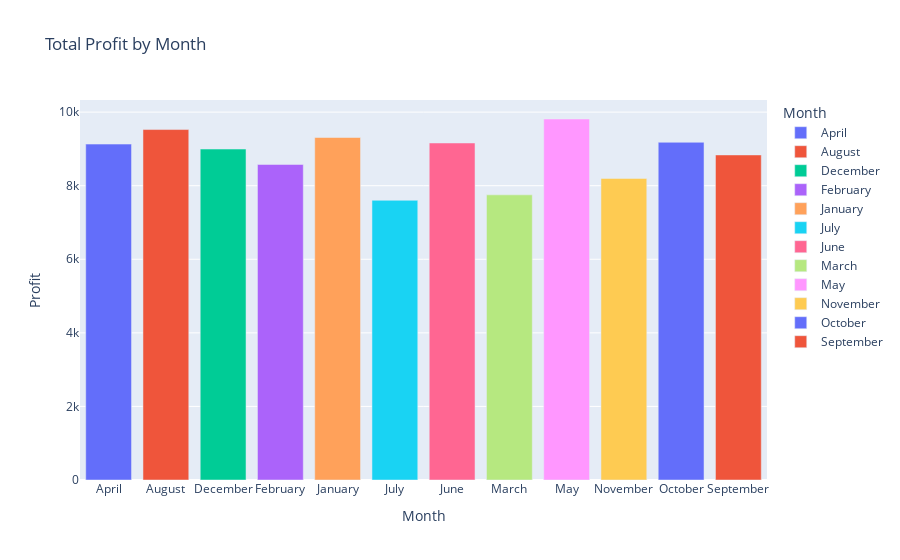

This figure's notebook cell:
### Markdown cell above
### Bi-Variate Pure Mixed Insights


**Product\_Category vs Sales\_Quantity** → Positive Association

* **Insight:** Popular categories like **Electronics and Fashion** consistently drive higher sales, indicating **strong customer demand and potential for upselling**

### Code cell
#  2. Total Profit by Month
month_profit = data.groupby('Month')['Profit'].sum().reset_index(name='sum')
fig2 = px.bar(month_profit, x='Month', y='sum', color='Month',title='Total Profit by Month')
fig2.update_layout(xaxis_title='Month', yaxis_title='Profit')
fig2.show()

### Figure 1 — Plotly figure (JSON) as saved in the notebook; plotly's stock layout.template omitted (floating-point values rounded to 4 significant figures)
{"data": [{"alignmentgroup": "True", "hovertemplate": "Month=%{x}<br>sum=%{y}<extra></extra>", "legendgroup": "April", "marker": {"color": "#636efa", "pattern": {"shape": ""}}, "name": "April", "offsetgroup": "April", "orientation": "v", "showlegend": true, "textposition": "auto", "type": "bar", "x": ["April"], "xaxis": "x", "y": [9131], "yaxis": "y"}, {"alignmentgroup": "True", "hovertemplate": "Month=%{x}<br>sum=%{y}<extra></extra>", "legendgroup": "August", "marker": {"color": "#EF553B", "pattern": {"shape": ""}}, "name": "August", "offsetgroup": "August", "orientation": "v", "showlegend": true, "textposition": "auto", "type": "bar", "x": ["August"], "xaxis": "x", "y": [9526], "yaxis": "y"}, {"alignmentgroup": "True", "hovertemplate": "Month=%{x}<br>sum=%{y}<extra></extra>", "legendgroup": "December", "marker": {"color": "#00cc96", "pattern": {"shape": ""}}, "name": "December", "offsetgroup": "December", "orientation": "v", "showlegend": true, "textposition": "auto", "type": "bar", "x": ["December"], "xaxis": "x", "y": [8996], "yaxis": "y"}, {"alignmentgroup": "True", "hovertemplate": "Month=%{x}<br>sum=%{y}<extra></extra>", "legendgroup": "February", "marker": {"color": "#ab63fa", "pattern": {"shape": ""}}, "name": "February", "offsetgroup": "February", "orientation": "v", "showlegend": true, "textposition": "auto", "type": "bar", "x": ["February"], "xaxis": "x", "y": [8577], "yaxis": "y"}, {"alignmentgroup": "True", "hovertemplate": "Month=%{x}<br>sum=%{y}<extra></extra>", "legendgroup": "January", "marker": {"color": "#FFA15A", "pattern": {"shape": ""}}, "name": "January", "offsetgroup": "January", "orientation": "v", "showlegend": true, "textposition": "auto", "type": "bar", "x": ["January"], "xaxis": "x", "y": [9310], "yaxis": "y"}, {"alignmentgroup": "True", "hovertemplate": "Month=%{x}<br>sum=%{y}<extra></extra>", "legendgroup": "July", "marker": {"color": "#19d3f3", "pattern": {"shape": ""}}, "name": "July", "offsetgroup": "July", "orientation": "v", "showlegend": true, "textposition": "auto", "type": "bar", "x": ["July"], "xaxis": "x", "y": [7603], "yaxis": "y"}, {"alignmentgroup": "True", "hovertemplate": "Month=%{x}<br>sum=%{y}<extra></extra>", "legendgroup": "June", "marker": {"color": "#FF6692", "pattern": {"shape": ""}}, "name": "June", "offsetgroup": "June", "orientation": "v", "showlegend": true, "textposition": "auto", "type": "bar", "x": ["June"], "xaxis": "x", "y": [9161], "yaxis": "y"}, {"alignmentgroup": "True", "hovertemplate": "Month=%{x}<br>sum=%{y}<extra></extra>", "legendgroup": "March", "marker": {"color": "#B6E880", "pattern": {"shape": ""}}, "name": "March", "offsetgroup": "March", "orientation": "v", "showlegend": true, "textposition": "auto", "type": "bar", "x": ["March"], "xaxis": "x", "y": [7751], "yaxis": "y"}, {"alignmentgroup": "True", "hovertemplate": "Month=%{x}<br>sum=%{y}<extra></extra>", "legendgroup": "May", "marker": {"color": "#FF97FF", "pattern": {"shape": ""}}, "name": "May", "offsetgroup": "May", "orientation": "v", "showlegend": true, "textposition": "auto", "type": "bar", "x": ["May"], "xaxis": "x", "y": [9813], "yaxis": "y"}, {"alignmentgroup": "True", "hovertemplate": "Month=%{x}<br>sum=%{y}<extra></extra>", "legendgroup": "November", "marker": {"color": "#FECB52", "pattern": {"shape": ""}}, "name": "November", "offsetgroup": "November", "orientation": "v", "showlegend": true, "textposition": "auto", "type": "bar", "x": ["November"], "xaxis": "x", "y": [8198], "yaxis": "y"}, {"alignmentgroup": "True", "hovertemplate": "Month=%{x}<br>sum=%{y}<extra></extra>", "legendgroup": "October", "marker": {"color": "#636efa", "pattern": {"shape": ""}}, "name": "October", "offsetgroup": "October", "orientation": "v", "showlegend": true, "textposition": "auto", "type": "bar", "x": ["October"], "xaxis": "x", "y": [9180], "yaxis": "y"}, {"alignmentgroup": "True", "hovertemplate": "Month=%{x}<br>sum=%{y}<extra></extra>", "legendgroup": "September", "marker": {"color": "#EF553B", "pattern": {"shape": ""}}, "name": "September", "offsetgroup": "September", "orientation": "v", "showlegend": true, "textposition": "auto", "type": "bar", "x": ["September"], "xaxis": "x", "y": [8836], "yaxis": "y"}], "layout": {"autosize": true, "barmode": "relative", "legend": {"title": {"text": "Month"}, "tracegroupgap": 0}, "title": {"text": "Total Profit by Month"}, "xaxis": {"anchor": "y", "autorange": true, "categoryarray": ["April", "August", "December", "February", "January", "July", "June", "March", "May", "November", "October", "September"], "categoryorder": "array", "domain": [0, 1], "range": [-0.5, 11.5], "title": {"text": "Month"}, "type": "category"}, "yaxis": {"anchor": "x", "autorange": true, "domain": [0, 1], "range": [0, 10330.0], "title": {"text": "Profit"}, "type": "linear"}}}
